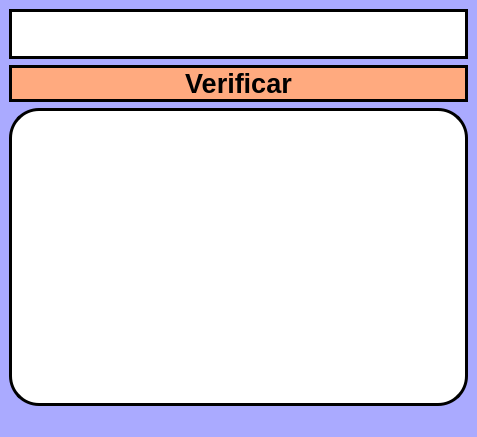
<?xml version="1.0" encoding="UTF-8"?>
<ui version="4.0">
 <class>MainWindow</class>
 <widget class="QMainWindow" name="MainWindow">
  <property name="geometry">
   <rect>
    <x>0</x>
    <y>0</y>
    <width>477</width>
    <height>437</height>
   </rect>
  </property>
  <property name="windowTitle">
   <string>MainWindow</string>
  </property>
  <property name="styleSheet">
   <string notr="true">background-color: rgb(170, 170, 255);</string>
  </property>
  <widget class="QWidget" name="centralwidget">
   <layout class="QGridLayout" name="gridLayout">
    <item row="0" column="0">
     <widget class="QLineEdit" name="inputNumber">
      <property name="font">
       <font>
        <pointsize>28</pointsize>
        <weight>50</weight>
        <bold>false</bold>
       </font>
      </property>
      <property name="styleSheet">
       <string notr="true">background-color: rgb(255, 255, 255);
border-radius:30px;
border:3px solid black;
color: rgb(0, 0, 0);</string>
      </property>
      <property name="text">
       <string/>
      </property>
     </widget>
    </item>
    <item row="1" column="0">
     <layout class="QVBoxLayout" name="verticalLayout">
      <item>
       <widget class="QPushButton" name="btnCheck">
        <property name="font">
         <font>
          <pointsize>20</pointsize>
          <weight>75</weight>
          <bold>true</bold>
         </font>
        </property>
        <property name="styleSheet">
         <string notr="true">background-color: rgb(255, 170, 127);
border-radius:30px;
border:3px solid black;</string>
        </property>
        <property name="text">
         <string>Verificar</string>
        </property>
       </widget>
      </item>
      <item>
       <widget class="QLabel" name="lblResult">
        <property name="font">
         <font>
          <pointsize>16</pointsize>
          <weight>75</weight>
          <bold>true</bold>
         </font>
        </property>
        <property name="styleSheet">
         <string notr="true">background-color: rgb(255, 255, 255);
border-radius:30px;
border:3px solid black;</string>
        </property>
        <property name="text">
         <string/>
        </property>
       </widget>
      </item>
     </layout>
    </item>
   </layout>
  </widget>
  <widget class="QMenuBar" name="menubar">
   <property name="geometry">
    <rect>
     <x>0</x>
     <y>0</y>
     <width>477</width>
     <height>21</height>
    </rect>
   </property>
  </widget>
  <widget class="QStatusBar" name="statusbar"/>
 </widget>
 <resources/>
 <connections/>
</ui>
